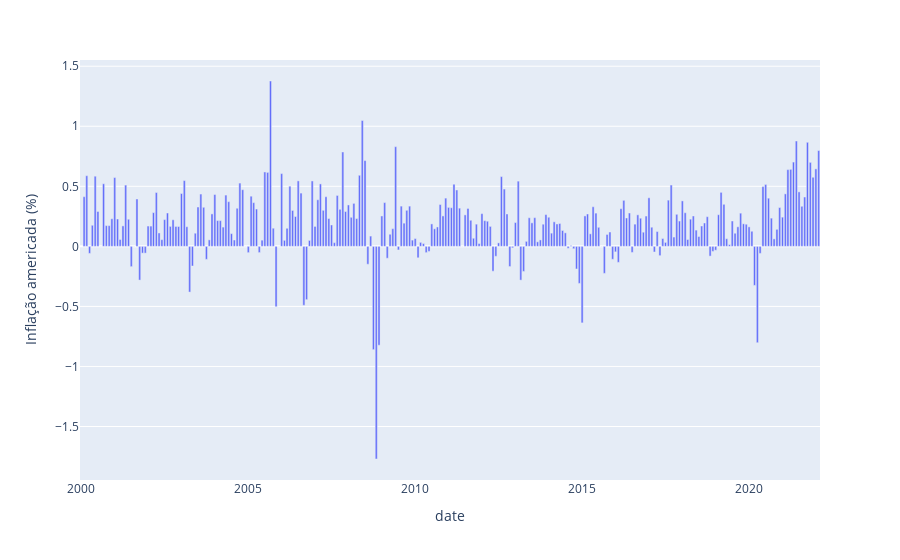

Write notebook code for a chart like this one.
### Code cell
# Graficos
aux = df_dados_americanos.loc['2000':]

px.bar(data_frame=aux.consumer_priceUSD.pct_change()*100, x=aux.index, y='consumer_priceUSD', labels={'consumer_priceUSD':'Inflação americada (%)'})

### Figure 1 — Plotly figure (JSON) as saved in the notebook; plotly's stock layout.template omitted (floating-point values rounded to 4 significant figures; data arrays with more than 128 entries replaced by an {"elided": "..."} marker saying what was removed)
{"data": [{"alignmentgroup": "True", "hovertemplate": "date=%{x}<br>Inflação americada (%)=%{y}<extra></extra>", "legendgroup": "", "marker": {"color": "#636efa"}, "name": "", "offsetgroup": "", "orientation": "v", "showlegend": false, "textposition": "auto", "type": "bar", "x": {"elided": "266 str values"}, "xaxis": "x", "y": {"elided": "266 float values"}, "yaxis": "y"}], "layout": {"barmode": "relative", "legend": {"tracegroupgap": 0}, "margin": {"t": 60}, "xaxis": {"anchor": "y", "domain": [0, 1], "title": {"text": "date"}}, "yaxis": {"anchor": "x", "domain": [0, 1], "title": {"text": "Inflação americada (%)"}}}}
